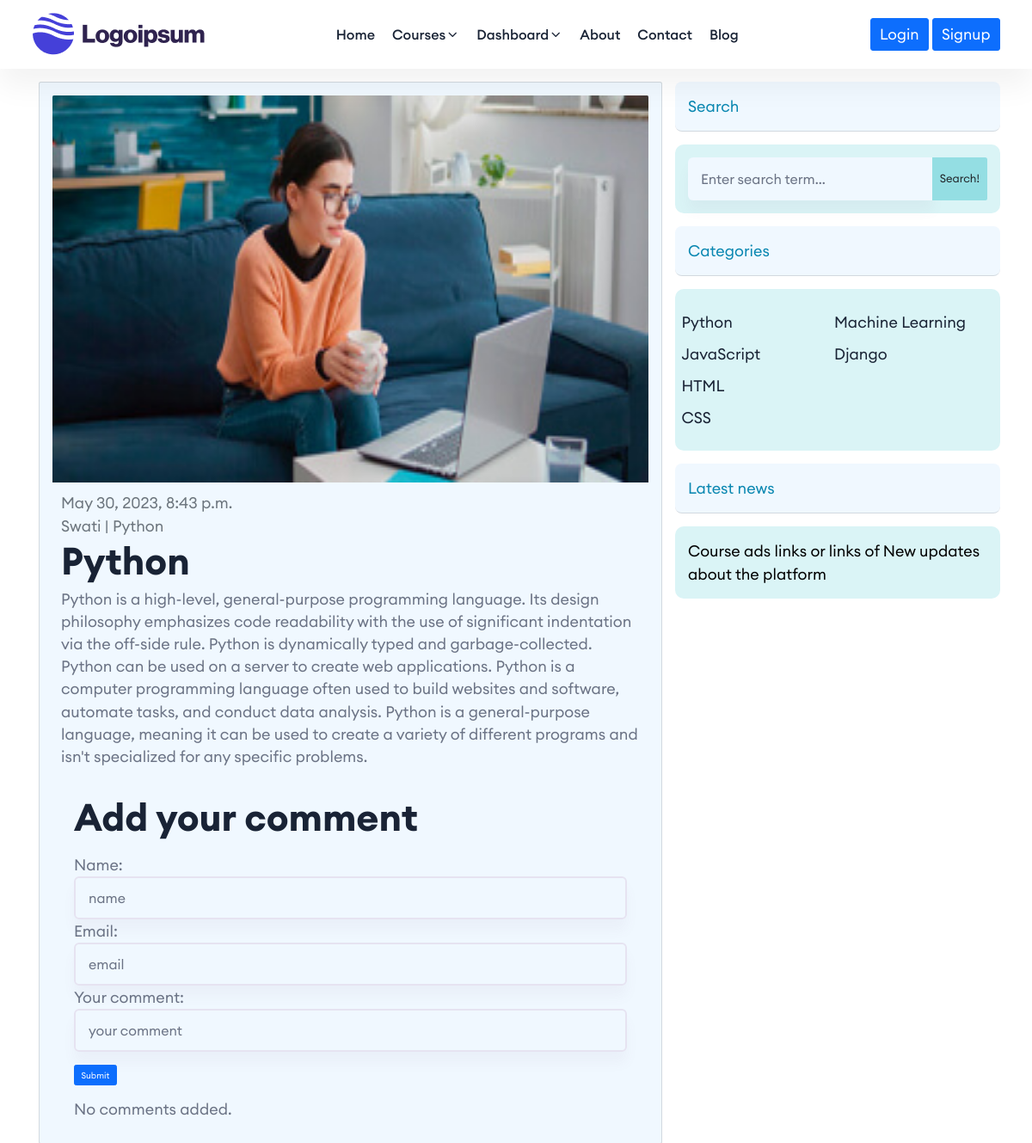
Before: /blog/1 with the older database file.
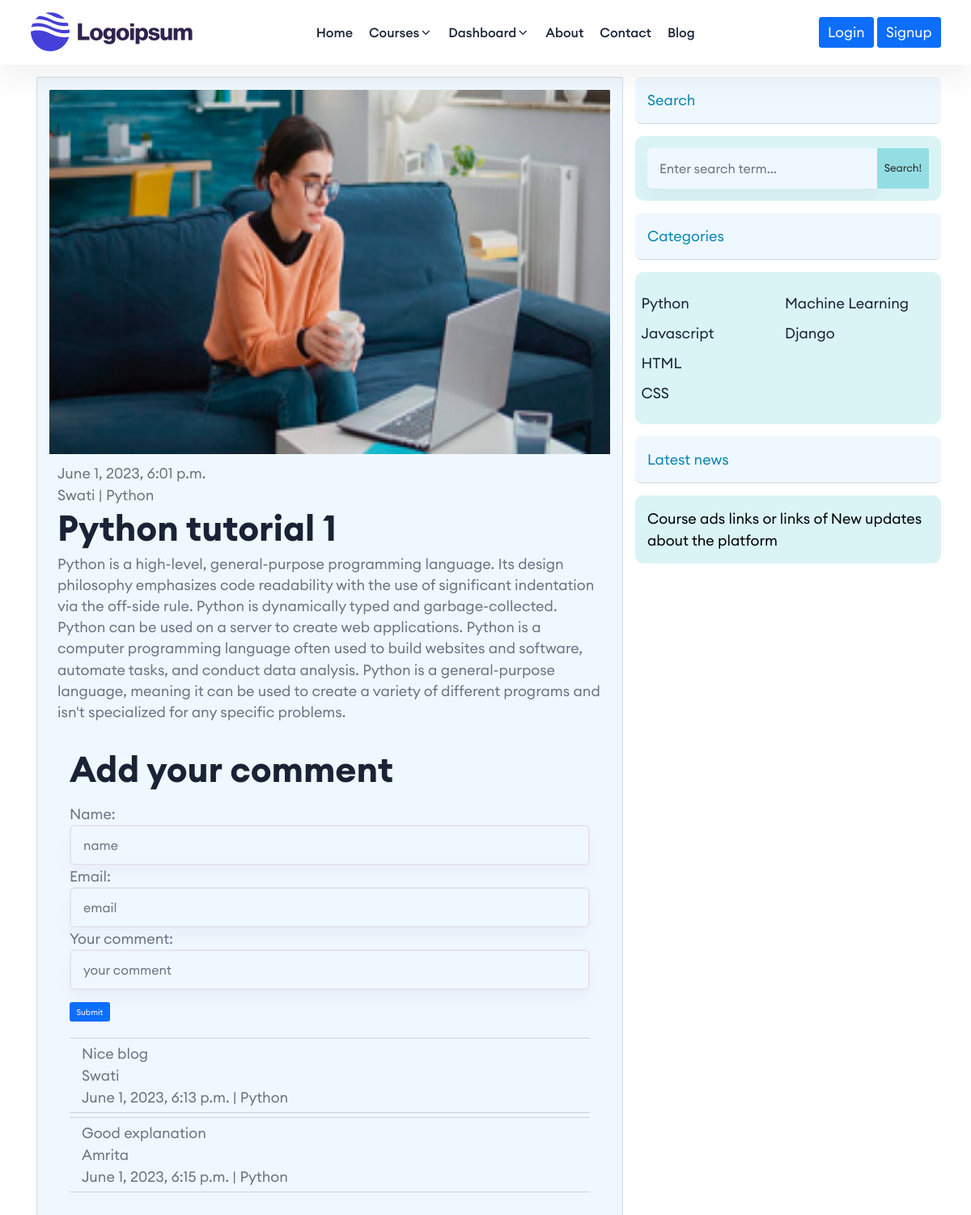
After: the same page with the newer database file.
### blog/models.py (models this page shows, shortened)
class Blog(models.Model):
    blog_title = models.CharField(default="Title", max_length=100)
    blog_text = models.TextField(default="My Blog", max_length=10000)
    blog_image = models.ImageField(upload_to="blog/")
    blog_date_time = models.DateTimeField(default=datetime.now)
    writer_name = models.ForeignKey(Writer, on_delete=models.CASCADE, related_name = 'writer')
    blog_category = models.OneToOneField(Category, on_delete=models.CASCADE, default=1, related_name = "category") #default=Category.get_default_pk, related_name = "category")

class Writer(models.Model):
    writer_name = models.CharField(max_length=100, unique=True)

class Category(models.Model):
    topic = models.CharField(max_length=100, default="python")
    def __str__(self):
        return self.topic

class Comment(models.Model):
    name = models.CharField(max_length=80, default='name', blank=True)
    email = models.EmailField(default="email", blank=True)
    your_comment = models.CharField(max_length=500, default="your comment", blank=True)
    created_on = models.DateTimeField(default=datetime.now)#auto_now_add=True)
    active = models.BooleanField(default=False)
    blog = models.IntegerField(blank=True)
    class Meta:
        ordering = ['created_on']

### blog/views.py (the view, shortened to what this page needs)
# urls.py: path('<int:pk>', BlogView.as_view(), name='blog-page'),
class BlogView(View):
    def get(self,request,pk):
        blog = Blog.objects.get(id=pk)
        comment_form = CommentForm()
        comments = Comment.objects.filter(blog = blog.id)
        categories = Category.objects.all()
        category_id = request.GET.get('category')
        if category_id:
            blogs = Blog.get_blogs_by_category_id(category_id=category_id)
            return render(request, 'Blogs/blog.html', {'blogs':blogs, 'categories':categories})
        else:
            return render(request,'Blogs/blog-view.html', {'blog':blog, 'comment_form':comment_form, 'comments':comments, 'categories':categories})

### blog/forms.py
class CommentForm(forms.ModelForm):
    class Meta:
        model = Comment
        fields = ('name', 'email', 'your_comment')

### templates/Blogs/blog-view.html (shortened to what this page needs)
{% extends 'base.html' %}
{% load static %}
{% block content %}
<div class="container">
    <div class="row">
        <div class="col-lg-8">
            <div class="card m-4 p-4" style="background-color:aliceblue">
                <img class="card-img-top" src="{{blog.blog_image.url}}"
                        style="width: 100%; height: 450px;" alt="..." />
                <div class="card-body">
                    <div class="large text-muted">{{blog.blog_date_time}}</div>
                    <div class="large text-muted">{{blog.writer_name.writer_name}} | {{blog.blog_category}}</div>
                    <h2 class="card-title">{{blog.blog_title}}</h2>
                    <p class="card-text">{{blog.blog_text}}</p>
                    <div class="container">
                        <h2 class="my-4">Add your comment</h2>
                        <form method="post">
                            {{comment_form}}
                            <button class="btn btn-primary my-4" type="submit" name="blog_id" value="{{blog.id}}">Submit</button>
                        </form>
                        {% for c in comments %}
                            <div class="dropdown-divider"></div>
                            <div class="container darker">
                                <div>{{c.your_comment}}</div>
                                <div>{{c.name}}</div>
                                <span class="time-right">{{c.created_on}} | {{blog.blog_category}}</span>
                            </div>
                            <div class="dropdown-divider"></div>
                        {% empty %}
                            <p>No comments added.</p>
                        {% endfor %}
                    </div>
                    </div>
                </div>
            </div>
        <div class="col-lg-4">
            <div class="card my-4" style="border-style: hidden;">
                <div class="card-header p-4 mb-4" style="background-color:aliceblue; border-radius: 0.8rem; color: rgb(10, 135, 177);">Search</div>
                <div class="card-body p-4" style="background-color: rgb(218, 244, 246); border-radius: 1.0rem;">
                    <div class="input-group">
                        <input class="form-control" type="text" style="background-color:aliceblue; border-style: hidden;" placeholder="Enter search term..."
                            aria-label="Enter search term..." aria-describedby="button-search" />
                        <button class="btn" id="button-search" type="button" style="font-size: small; background-color:rgb(148, 222, 227); border-radius: 1.0;">Search!</button>
                    </div>
                </div>
            </div>
            <div class="card mb-4" style="border-style: hidden;">
                <div class="card-header p-4 mb-4" style="background-color:aliceblue; border-radius: 0.8rem; color: rgb(10, 135, 177);">Categories</div>
                <div class="card-body p-4" style="background-color: rgb(218, 244, 246); border-radius: 1.0rem;">
                    <div class="row">
                        <div class="col-sm-6">
                            <ul class="list-unstyled mb-0">
                                {% for category in categories %}
                                {% if category.id < 5 %}
                                <li><a href="?category={{category.id}}">{{category.topic}}</a></li>
                                {% endif %}
                                {% endfor %}
                            </ul>
                        </div>
                        <div class="col-sm-6">
                            <ul class="list-unstyled mb-0">
                                {% for category in categories %}
                                {% if category.id >= 5 %}
                                <li><a href="?category={{category.id}}">{{category.topic}}</a></li>
                                {% endif %}
                                {% endfor %}
                            </ul>
                        </div>
                    </div>
                </div>
            </div>
            <div class="card mb-4" style="border-style: hidden;">
                <div class="card-header p-4 mb-4" style="background-color:aliceblue; border-radius: 0.8rem; color: rgb(10, 135, 177);">Latest news</div>
                <div class="card-body p-4" style="background-color: rgb(218, 244, 246); border-radius: 1.0rem; color: black;">Course ads links or links of New updates about the platform</div>
            </div>
        </div>
    </div>
</div>
{% endblock content %}

### templates/base.html (shortened to what this page needs)
{% load static %}
<!DOCTYPE html>
<html lang="en">
<head>
    <link rel="stylesheet" href="{% static 'assets/css/vendor/bootstrap.min.css' %}" />
    <link rel="stylesheet" href="{% static 'assets/css/vendor/slick.css' %}" />
    <link rel="stylesheet" href="{% static 'assets/css/vendor/slick-theme.css' %}" />
    <link rel="stylesheet" href="{% static 'assets/css/plugins/sal.css' %}" />
    <link rel="stylesheet" href="{% static 'assets/css/plugins/feather.css' %}" />
    <link rel="stylesheet" href="{% static 'assets/css/plugins/fontawesome.min.css' %}" />
    <link rel="stylesheet" href="{% static 'assets/css/plugins/euclid-circulara.css' %}" />
    <link rel="stylesheet" href="{% static 'assets/css/plugins/animation.css' %}" />
    <link rel="stylesheet" href="{% static 'assets/css/plugins/bootstrap-select.min.css' %}" />
    <link rel="stylesheet" href="{% static 'assets/css/plugins/jquery-ui.css' %}" />
    <link rel="stylesheet" href="{% static 'assets/css/plugins/magnigy-popup.min.css' %}" />
    <link rel="stylesheet" href="{% static 'assets/css/style.css' %}" />
</head>
<body class="rbt-header-sticky">
    <header class="rbt-header rbt-header-10">
        <div class="rbt-header-wrapper header-space-betwween header-sticky">
            <div class="container-fluid">
                <div class="mainbar-row rbt-navigation-center align-items-center">
                    <div class="header-left rbt-header-content">
                        <div class="header-info">
                            <div class="logo">
                                <a href="{% url 'index' %}">
                                    <img src="{% static 'pagestyle\site-img\img\Logoipusm.png' %}" alt="Logoipsum" />
                                </a>
                            </div>
                        </div>
                    </div>
                    <div class="rbt-main-navigation d-none d-xl-block">
                        <nav class="mainmenu-nav">
                            <ul class="mainmenu">
                                <li class="with-megamenu has-menu-child-item position-static">
                                    <a href="{% url 'index' %}">Home </a>
                                </li>
                                <li class="with-megamenu has-menu-child-item">
                                    <a href="course-list.html">Courses <i class="feather-chevron-down"></i></a>
                                </li>
                                <li class="has-dropdown has-menu-child-item">
                                    <a href="#">Dashboard
                                        <i class="feather-chevron-down"></i>
                                    </a>
                                </li>
                                <li class="with-megamenu has-menu-child-item position-static">
                                    <a href="{% url 'about' %}">About</a>
                                </li>
                                <li class="with-megamenu has-menu-child-item position-static">
                                    <a href="{% url 'contact' %}">Contact</a>
                                </li>
                                <li class="with-megamenu has-menu-child-item position-static">
                                    <a href="{% url 'blog' %}">Blog</a>
                                </li>
                            </ul>
                        </nav>
                    </div>
                    <div class="header-right">
                        <div class="rbt-btn-wrapper d-none d-xl-block col-mb-2">
                            <div class="text-end">
                                <a href="{% url 'login' %}">
                                    <button type="button" class="btn btn-primary btn-lg fs-3">
                                        Login
                                    </button>
                                </a>
                                <a href="{% url 'signup' %}">
                                    <button type="button" class="btn btn-primary btn-lg fs-3">
                                        Signup
                                    </button>
                                </a>
                            </div>
                        </div>
                    </div>
                </div>
            </div>
        </div>
    </header>
    {% block content %}{% endblock content %}
</body>
</html>

Changed rows visible on the page:
changed Blog "Swati": blog_date_time "May 30, 2023, 8:43 p.m." → "June 1, 2023, 6:01 p.m."; blog_title "Python" → "Python tutorial 1"
added Comment: your_comment "Nice blog", name "Swati", created_on "June 1, 2023, 6:13 p.m.", {{ blog.blog_category }} "Python"
now on this page (row edited): Comment: your_comment "Good explanation", name "Amrita", created_on "June 1, 2023, 6:15 p.m.", {{ blog.blog_category }} "Python"
changed Category: topic "JavaScript" → "Javascript"
Other visible differences:
text no longer shown: "No comments added."
